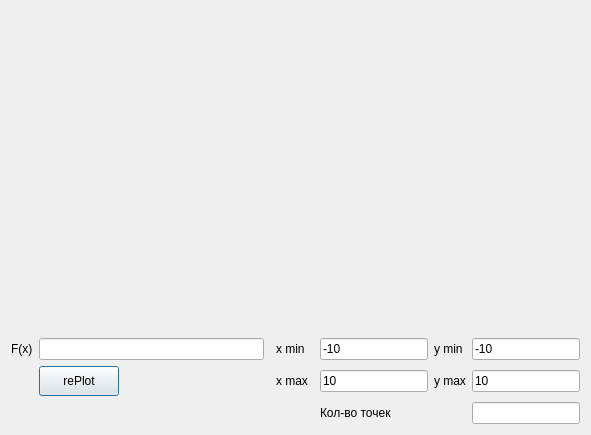
<?xml version="1.0" encoding="UTF-8"?>
<ui version="4.0">
 <class>Graph</class>
 <widget class="QDialog" name="Graph">
  <property name="geometry">
   <rect>
    <x>0</x>
    <y>0</y>
    <width>591</width>
    <height>435</height>
   </rect>
  </property>
  <property name="windowTitle">
   <string>Dialog</string>
  </property>
  <layout class="QGridLayout" name="gridLayout">
   <item row="2" column="1">
    <widget class="QPushButton" name="replot_btn">
     <property name="sizePolicy">
      <sizepolicy hsizetype="Preferred" vsizetype="Fixed">
       <horstretch>0</horstretch>
       <verstretch>0</verstretch>
      </sizepolicy>
     </property>
     <property name="minimumSize">
      <size>
       <width>60</width>
       <height>30</height>
      </size>
     </property>
     <property name="text">
      <string>rePlot</string>
     </property>
    </widget>
   </item>
   <item row="2" column="6">
    <widget class="QLabel" name="label_3">
     <property name="text">
      <string>x max</string>
     </property>
    </widget>
   </item>
   <item row="1" column="9">
    <widget class="QLabel" name="label_4">
     <property name="text">
      <string>y min</string>
     </property>
    </widget>
   </item>
   <item row="1" column="10">
    <widget class="QLineEdit" name="y_min_line_edit">
     <property name="text">
      <string>-10</string>
     </property>
    </widget>
   </item>
   <item row="1" column="6">
    <widget class="QLabel" name="label_2">
     <property name="text">
      <string>x min</string>
     </property>
    </widget>
   </item>
   <item row="1" column="1" colspan="4">
    <widget class="QLineEdit" name="line_func"/>
   </item>
   <item row="2" column="3">
    <spacer name="horizontalSpacer">
     <property name="orientation">
      <enum>Qt::Horizontal</enum>
     </property>
     <property name="sizeHint" stdset="0">
      <size>
       <width>40</width>
       <height>20</height>
      </size>
     </property>
    </spacer>
   </item>
   <item row="1" column="0">
    <widget class="QLabel" name="label">
     <property name="text">
      <string>F(x)</string>
     </property>
    </widget>
   </item>
   <item row="2" column="8">
    <widget class="QLineEdit" name="x_max_line_edit">
     <property name="sizePolicy">
      <sizepolicy hsizetype="Fixed" vsizetype="Fixed">
       <horstretch>60</horstretch>
       <verstretch>0</verstretch>
      </sizepolicy>
     </property>
     <property name="text">
      <string>10</string>
     </property>
    </widget>
   </item>
   <item row="2" column="2">
    <spacer name="horizontalSpacer_2">
     <property name="orientation">
      <enum>Qt::Horizontal</enum>
     </property>
     <property name="sizeHint" stdset="0">
      <size>
       <width>40</width>
       <height>20</height>
      </size>
     </property>
    </spacer>
   </item>
   <item row="2" column="9">
    <widget class="QLabel" name="label_5">
     <property name="text">
      <string>y max</string>
     </property>
    </widget>
   </item>
   <item row="0" column="0" colspan="11">
    <widget class="QCustomPlot" name="widget" native="true">
     <property name="sizePolicy">
      <sizepolicy hsizetype="Expanding" vsizetype="Expanding">
       <horstretch>0</horstretch>
       <verstretch>0</verstretch>
      </sizepolicy>
     </property>
    </widget>
   </item>
   <item row="1" column="8">
    <widget class="QLineEdit" name="x_min_line_edit">
     <property name="sizePolicy">
      <sizepolicy hsizetype="Fixed" vsizetype="Fixed">
       <horstretch>60</horstretch>
       <verstretch>0</verstretch>
      </sizepolicy>
     </property>
     <property name="text">
      <string>-10</string>
     </property>
    </widget>
   </item>
   <item row="2" column="10">
    <widget class="QLineEdit" name="y_max_line_edit">
     <property name="text">
      <string>10</string>
     </property>
    </widget>
   </item>
   <item row="3" column="8">
    <widget class="QLabel" name="label_6">
     <property name="text">
      <string>Кол-во точек</string>
     </property>
    </widget>
   </item>
   <item row="3" column="10">
    <widget class="QLineEdit" name="line_points_num"/>
   </item>
  </layout>
 </widget>
 <customwidgets>
  <customwidget>
   <class>QCustomPlot</class>
   <extends>QWidget</extends>
   <header>qcustomplot.h</header>
   <container>1</container>
  </customwidget>
 </customwidgets>
 <resources/>
 <connections/>
</ui>
